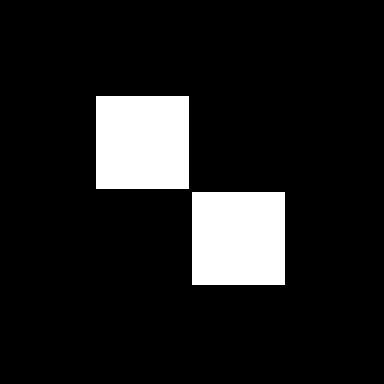
#> input picture img/Kwadraty2.jpg, 384 x 384 px; its folder holds 7 pictures in this run
$ jupyter execute --allow-errors main.ipynb   (shell and % lines are left out)
#> lines starting #> are read from the running program, lines starting #| are printed output that depends on the picture
Imports

[cell 1]
import numpy as np
import matplotlib.pyplot as plt
from PIL import Image
import ipywidgets as widgets
from IPython.display import display, clear_output
import os

## Bresenham algorithm

Returns grid points lying on a line between two coordinates.

**Args:**
- `x0, y0` – start point
- `x1, y1` – end point

**Returns:**
- list of `(x, y)` points forming the discrete line

[cell 2]
# [31 lines left out: function bresenham, not called in this run]

## Generating sinogram

Builds a sinogram by simulating projections through the image.

**Args:**
- `bitmap` – 2D grayscale image array `[H x W]`
- `angles` – array of projection angles (degrees)
- `n_detectors` – number of detectors
- `arc_span_deg` – emiters/detectors span arc (degrees)

**Returns:**
- `sinogram` – 2D array `[angles x detectors]`, normalized to `[0,1]`

[cell 3]
# [45 lines left out: function generate_sinogram, not called in this run]

## Ramp filter (Ram-Lak)

Applies a ramp filter to each projection in the frequency domain.

**Args:**
- `sinogram` – 2D array `[n_angles x n_detectors]`

**Returns:**
- `filtered` – filtered sinogram of the same shape

[cell 4]
# [13 lines left out: function filter_sinogram, not called in this run]

## Backprojection

Reconstructs an image from a sinogram.

**Args:**
- `sinogram` – 2D array `[n_angles x n_detectors]`
- `angles` – projection angles (degrees)
- `n_detectors` – number of detectors
- `arc_span_deg` – emiters/detectors span arc(degrees)
- `H, W` – output image dimensions

**Returns:**
- `reconstruction` – 2D image `[H x W]`, normalized to `[0,1]`Reconstruction

[cell 5]
# [36 lines left out: function backproject, not called in this run]

## Mean Squared Error (MSE)

Computes average squared difference between two images.

**Args:**
- `img_ref` – reference image
- `img_out` – reconstructed image

**Returns:**
- `MSE_value`

[cell 6]
# [9 lines left out: function mse, not called in this run]

## Image loading and preprocessing

Loads image, converts to grayscale, normalizes and pads to square.

[cell 7]
def get_image_list(folder='img'):
    """Return all .jpg filenames found in the given folder."""
    supported_extensions = ('.jpg')
    if not os.path.exists(folder):
        return []
    return [f for f in os.listdir(folder) if f.lower().endswith(supported_extensions)]

image_options = get_image_list()


def prepare_bitmap(img_path):
    """
    Load an image as a square grayscale float array in [0, 1].

    The image is padded to a square whose side equals the diagonal of the
    original (times 1.1), so that the scanner circle fits inside
    the image regardless of rotation angle.
    """
#> called with img_path = 'img/Kwadraty2.jpg'
    pil_image = Image.open(img_path).convert("L")
    grayscale_array = np.array(pil_image) / 255.0
    h, w = grayscale_array.shape
#> h = 384; w = 384

    # square canvas large enough to contain all rotations without clipping
    canvas_size = int(np.ceil(np.sqrt(h**2 + w**2) * 1.1))
#> canvas_size = 598

    canvas = np.zeros((canvas_size, canvas_size))

    # centre the original image on the canvas
    y_offset = (canvas_size - h) // 2
#> y_offset = 107
    x_offset = (canvas_size - w) // 2
#> x_offset = 107
    canvas[y_offset:y_offset+h, x_offset:x_offset+w] = grayscale_array
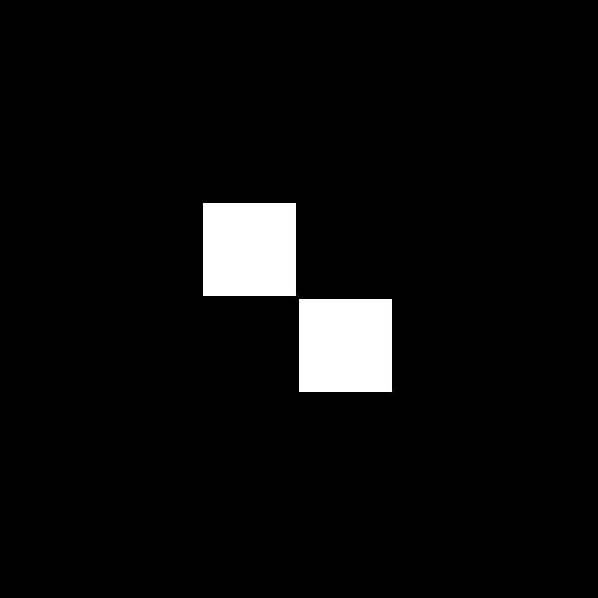
#> canvas: shape (598, 598) float64; min 0, max 1, mean 0.0484

    return canvas


bitmap = prepare_bitmap("img/Kwadraty2.jpg")
H, W = bitmap.shape
#> H = 598; W = 598
